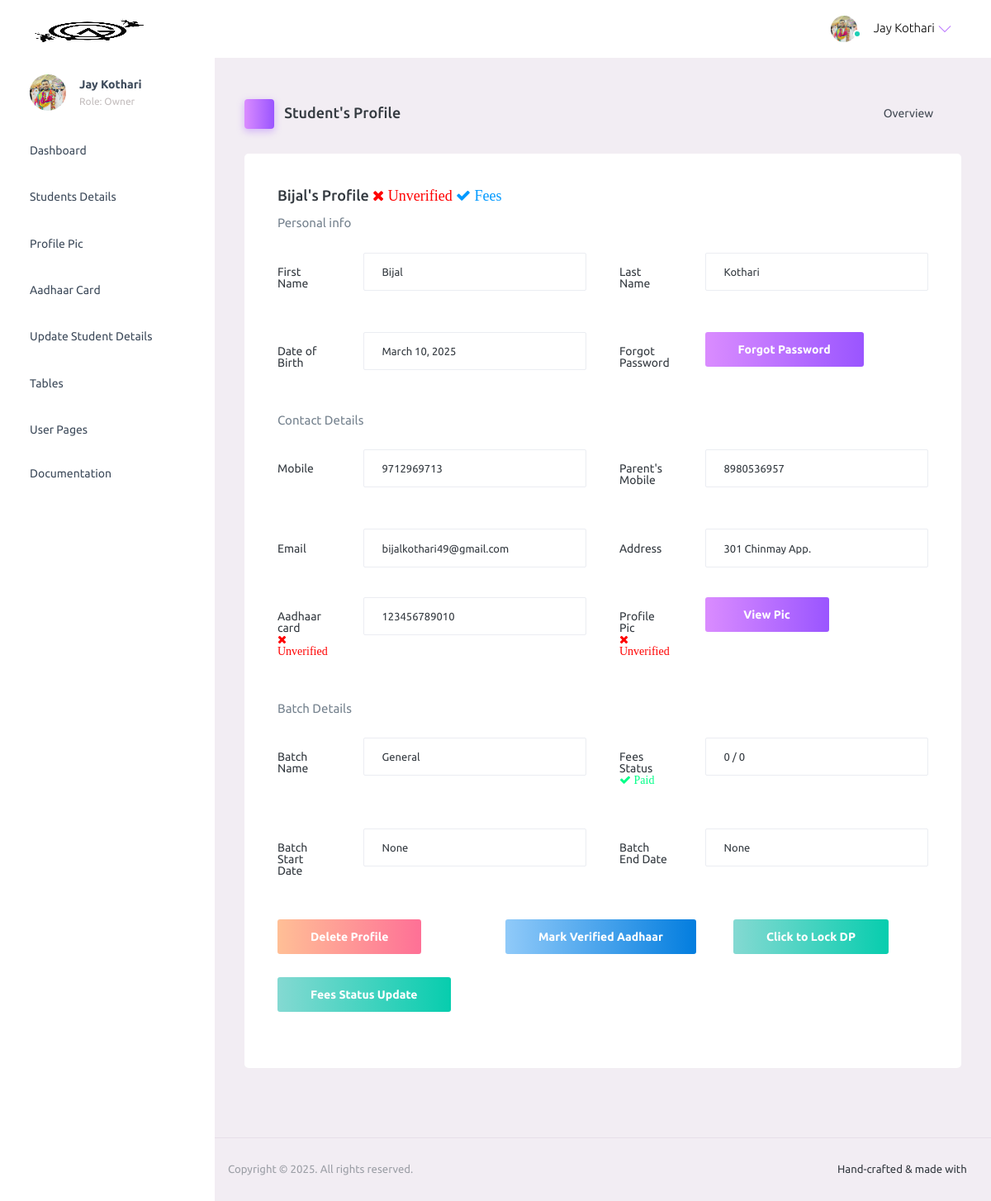
The app's page /mentor/view_student/25 (signed in), older data.
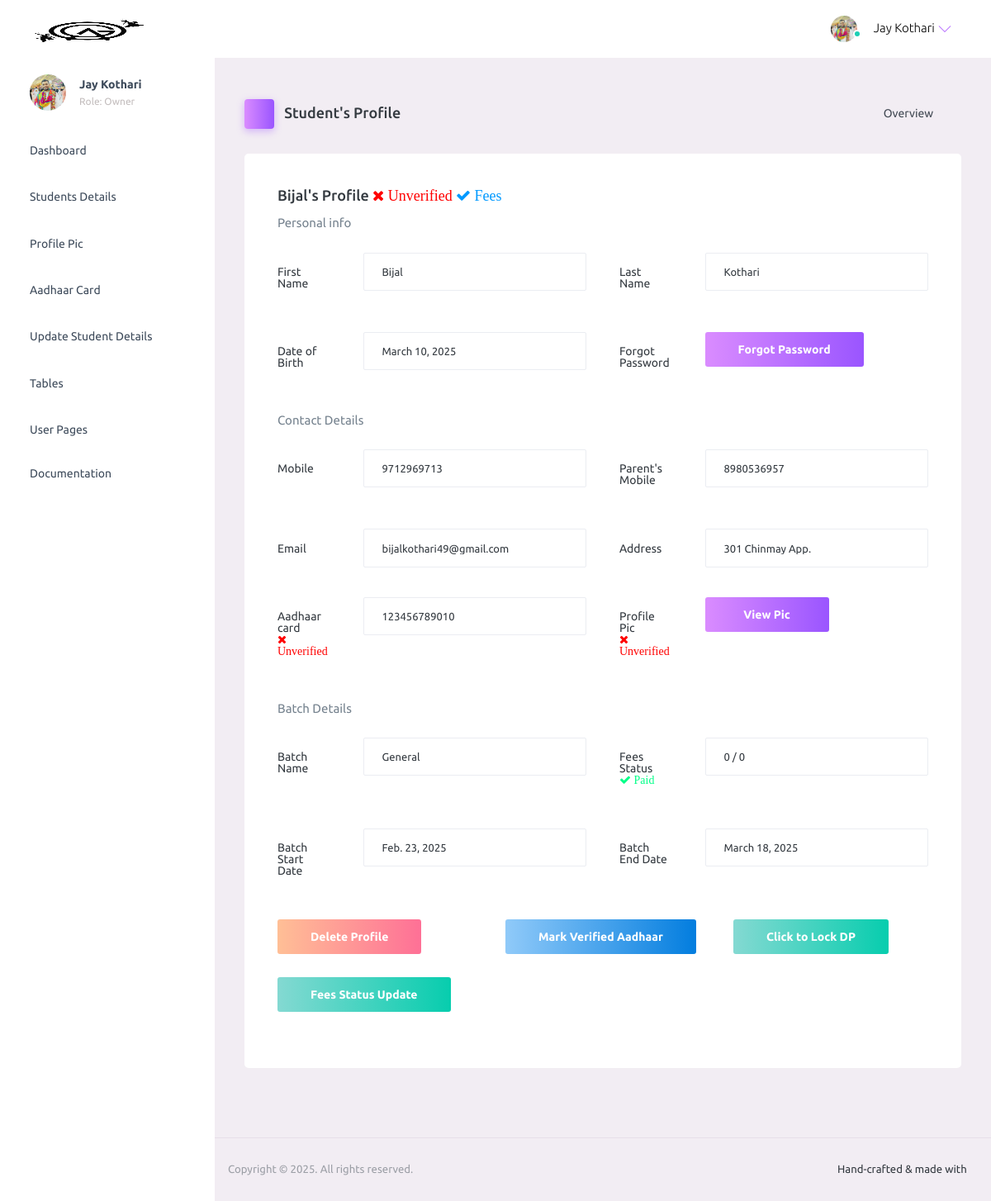
The same page, newer data.
### student/models.py (models this page shows, shortened)
class Student(models.Model):
    doc_choice = (
        ('Owner','Owner'),
        ('Sir','Sir'),
        ('Student','Student'),
    )
    first_name = models.CharField(max_length=30)
    last_name = models.CharField(max_length=30)
    birth_date = models.DateField(blank=True, null=True)
    email = models.EmailField(unique=True)
    mobile = models.CharField(max_length=10)
    parent_mobile = models.CharField(max_length=10)
    role = models.CharField(max_length=10, choices=doc_choice, default='Student')
    address = models.TextField()
    password = models.CharField(max_length=30)
    password_reset = models.BooleanField(default=False)
    verified = models.BooleanField(default=False)
    aadhar = models.CharField(max_length=12)
    aadhar_verified = models.BooleanField(default=False)
    aadhar_verified_by = models.CharField(max_length=30,blank=True,null=True)
    profile_qr = models.FileField(upload_to='profile_qr/',default='default/qr.png')
    profile_image = models.FileField(upload_to='profile/', default='default/profile.jpg')
    profile_image_verified = models.BooleanField(default=False)
    fees_amount = models.IntegerField(default=0)
    fees_paid = models.IntegerField(default=0)
    fees_status = models.BooleanField(default=False)
    batch_name = models.CharField(max_length=30, blank=True, null=True, default='General')
    batch_start_date = models.DateField(blank=True, null=True)
    batch_end_date = models.DateField(blank=True, null=True)
    created_at = models.DateTimeField(auto_now_add=True)

### mentor/views.py (the view)
# urls.py: path("view_student/<int:id>", views.view_student, name='view_student'),
def view_student(request, id, msg=''):
    try:
        student = Student.objects.get(email=request.session['email'])
        if student.role == 'Student':
            return render(request, 'login.html', {'msg': 'You are not authorized to access this page'})
        profile = Student.objects.get(id=id)
        return render(request, 'view_student.html', {'student': student, 'profile': profile, 'msg': msg})
    except:
        return render(request, 'login.html')

### mentor/templates/view_student.html (shortened to what the changed rows need)
{% extends 'header.html' %}
{% load static %}
{% block content %}
<div class="main-panel">
  <div class="content-wrapper">
    <div class="col-12 grid-margin">
        <div class="card">
          <div class="card-body">
            <h4 class="card-title">{{profile.first_name}}'s Profile
                {% if profile.verified %}
                <i class="fa fa-check" style="color: rgb(0, 153, 255);"> Verified</i>
                {% else %}
                <i class="fa fa-times" style="color: rgb(255, 0, 0);"> Unverified</i>
                {% endif %}
                {% if profile.fees_status %}
                <i class="fa fa-check" style="color: rgb(0, 153, 255);"> Fees</i>
                {% endif %}
            </h4>
            <form class="form-sample">
              <p class="card-description"> Personal info </p>
              <div class="row">
                <div class="col-md-6">
                  <div class="form-group row">
                    <div class="col-sm-9">
                      <input type="text" readonly value="{{profile.first_name}}" class="form-control" />
                    </div>
                  </div>
                </div>
                <div class="col-md-6">
                  <div class="form-group row">
                    <div class="col-sm-9">
                      <input type="text" readonly value="{{profile.last_name}}" class="form-control" />
                    </div>
                  </div>
                </div>
              </div>
              <div class="row">
                <div class="col-md-6">
                  <div class="form-group row">
                    <div class="col-sm-9">
                      <input class="form-control" value="{{profile.birth_date}}" readonly placeholder="dd/mm/yyyy" />
                    </div>
                  </div>
                </div>
              </div>
              <p class="card-description"> Contact Details </p>
              <div class="row">
                <div class="col-md-6">
                  <div class="form-group row">
                    <div class="col-sm-9">
                      <input type="text" class="form-control" readonly value="{{profile.mobile}}" />
                    </div>
                  </div>
                </div>
                <div class="col-md-6">
                  <div class="form-group row">
                    <div class="col-sm-9">
                      <input type="text" class="form-control" readonly value="{{profile.parent_mobile}}" />
                    </div>
                  </div>
                </div>
              </div>
              <div class="row">
                <div class="col-md-6">
                  <div class="form-group row">
                    <div class="col-sm-9">
                      <input type="text" class="form-control" readonly value="{{profile.email}}" />
                    </div>
                  </div>
                </div>
                <div class="col-md-6">
                    <div class="form-group row">
                      <div class="col-sm-9">
                        <input type="text" class="form-control" readonly value="{{profile.address}}"/>
                      </div>
                    </div>
                </div>
              </div>
              <div class="row">
                <div class="col-md-6">
                    <div class="form-group row">
                      <div class="col-sm-9">
                        <input type="text" class="form-control" readonly value="{{profile.aadhar}}" />
                      </div>
                    </div>
                </div>
              </div>
              <p class="card-description"> Batch Details </p>
              <div class="row">
                <div class="col-md-6">
                    <div class="form-group row">
                      <div class="col-sm-9">
                        <input type="text" class="form-control" readonly value="{{profile.batch_name}}" />
                      </div>
                    </div>
                </div>
                <div class="col-md-6">
                  <div class="form-group row">
                    <div class="col-sm-9">
                        <input class="form-control" value="{{profile.fees_paid}} / {{profile.fees_amount}}" readonly />
                    </div>
                  </div>
                </div>
              </div>
              <div class="row">
                <div class="col-md-6">
                  <div class="form-group row">
                    <div class="col-sm-9">
                      <input class="form-control" value="{{profile.batch_start_date}}" readonly placeholder="dd/mm/yyyy" />
                    </div>
                  </div>
                </div>
                <div class="col-md-6">
                    <div class="form-group row">
                      <div class="col-sm-9">
                        <input class="form-control" value="{{profile.batch_end_date}}" readonly placeholder="dd/mm/yyyy" />
                      </div>
                    </div>
                </div>
              </div>
              {% if student.role == "Owner" %}
              <div class="row">
            </div>
            {% endif %}
            </form>
          </div>
        </div>
      </div>
  </div>
</div>
{% endblock %}

Row changes from the older to the newer data that the page shows:
changed Student "Bijal": batch_start_date "None" → "Feb. 23, 2025"; batch_end_date "None" → "March 18, 2025"
